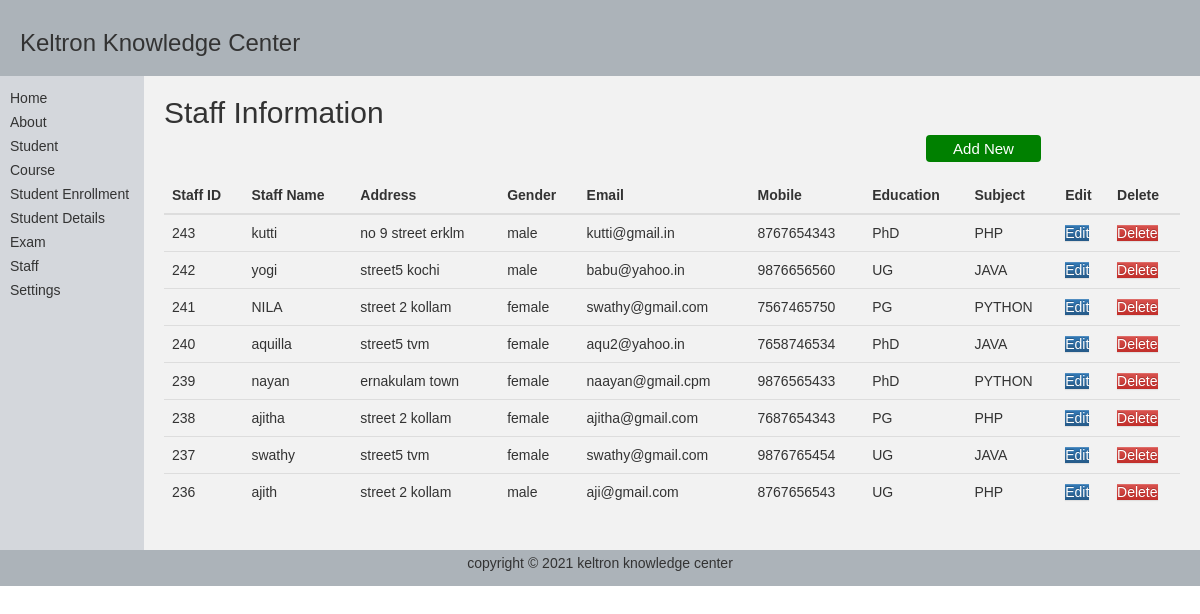
The app's page /views/staff_details/staff_View_All.php with its own data.
### tables this page shows
CREATE TABLE `tbl_staff_details` (
  `staff_id` int(7) NOT NULL,
  `staff_name` varchar(10) NOT NULL,
  `address` varchar(50) NOT NULL,
  `gender` varchar(8) NOT NULL,
  `email` varchar(20) NOT NULL,
  `mobile` bigint(10) NOT NULL,
  `education` varchar(20) NOT NULL,
  `subject` varchar(20) NOT NULL
);

### db/DBConnection.class.php (called while the page is built, shortened)
<?php
class DBConnection{
    public static $servername = "localhost";
	public static $username = "root";
	public static $password = "";
	public static $dbase = "KeltronDB";
	static function  getConnect(){
		$connection = new mysqli(self::$servername, self::$username, self::$password,self::$dbase );
		return $connection;
	}
	static function execQery($sql){
		try{
			$result = null;
			$conn = self::getConnect();
			if ($conn->connect_error) {
	  				$result = null;
				}
			else{
					$result = $conn->query($sql);
				}
		}
		catch(Exception $e) {
  			$result = null;
		}
		return $result;
	}
}
?>

### service/staffService.php (called while the page is built, shortened)
 <?php
require_once( ROOT_DIR.'/../db/DBConnection.class.php' );
class StaffService{
function getStaffs(){
	$sql  =  "SELECT * FROM tbl_staff_details ORDER BY staff_id DESC";
	$result = DBConnection::execQery($sql);
	return $result;
}
}
?>

### views/staff_details/staff_View_All.php (the view, shortened to what this page needs)
<?php
    require_once( ROOT_DIR.'/../service/staffService.php' );
?>
<!DOCTYPE html>
<html lang="en">
<head>
<link rel="stylesheet"
      href="http://netdna.bootstrapcdn.com/bootstrap/3.1.0/css/bootstrap.min.css">
<link rel="stylesheet"
     href="http://netdna.bootstrapcdn.com/bootstrap/3.1.0/css/bootstrap-theme.min.css">
</head>
<body style="margin:0px;">
    <table   style="width:100%; border-collapse:collapse; font:14px Arial,sans-serif;">
        <tr>
            <td colspan="3" style="padding:10px 20px; background-color:#acb3b9;">
                <h1 style="font-size:24px;"> Keltron Knowledge Center</h1>
            </td>
        </tr>
        <tr style="height:270px;">
            <td style="width:12%; padding:10px 10px; background-color:#d4d7dc; vertical-align: top;">
                <ul style="list-style:none; padding:0px; line-height:24px;">
                   <?php require_once( ROOT_DIR.'/../views/includes/menu.php' ); ?>
                </ul>
            </td>
            <td style="padding:20px; background-color:#f2f2f2; vertical-align:top;">
                <hh>Staff Information </hh>
                <a href="CreateStaff_details.php"; ><button class=button><span>Add New</span></button></a>
                <table class="table">
                        <thead>
                            <tr>
                                <th>Staff ID</th>
                                <th>Staff Name</th>
                                <th>Address</th>
                                <th>Gender</th>
                                <th>Email</th>
                                <th>Mobile</th>
                                <th>Education</th>
                                <th>Subject</th>
                                <th>Edit</th>
                                <th>Delete</th>
                            </tr>
                        </thead>
                        <tbody>
                <?php
                 $staffservice = new staffservice();
                 $result = $staffservice->getStaffs();
                 if($result != null){
                     if ($result->num_rows > 0) {
                       while($row = $result->fetch_assoc()) {
                            ?>
                            <tr>
                                <td><?php echo $row["staff_id"]; ?></td>
                                <td><?php echo $row["staff_name"]; ?></td>
                                <td><?php echo $row["address"]; ?></td>
                                <td><?php echo $row["gender"]; ?></td>
                                <td><?php echo $row["email"]; ?></td>
                                <td><?php echo $row["mobile"]; ?></td>
                                <td><?php echo $row["education"]; ?></td>
                                <td><?php echo $row["subject"]; ?></td>
                                <td><a class="btn-primary" href='staffEdit.php?staff_id=<?php echo $row['staff_id'];  ?>' >Edit</a></td>
                                <td><a class="btn-danger" href='staffDelete.php?staff_id=<?php echo $row['staff_id'];  ?>' >Delete</a></td>
                            </tr>
                            <?php
                                        }
                                 } else {
                                    ?>
                                        <tr>
                                            <td colspan="10"> No Records Found !</td>
                                        </tr>
                                    <?php
                                 }
                                }else{
                                    ?>
                                    <tr>
                                         <td colspan="10"> Server busy try again later !</td>
                                    </tr>
                                 <?php
                            }
                            ?>
                        </tbody>
                </table>
            </td>
        </tr>
        <tr>
            <td colspan="3" style="padding:5px; background-color:#acb3b9; text-align:center;">
                <p>copyright &copy; <?php echo date("Y"); ?> keltron knowledge center</p>
            </td>
        </tr>
    </table>
</body>
</html>

### views/staff_details/staff_View_All.php (style rules this page uses)
.button { border-radius: 4px; background-color: #008000; border: none; color: #FFFFFF; text-align: center; font-size: 15px; padding: 5px; width: 115px; transition: all 0.5s; cursor: pointer; margin: 5px; margin-left:75%; }
.button span { cursor: pointer; display: inline-block; position: relative; transition: 0.5s; }
.button span:after { content: '\00bb'; position: absolute; opacity: 0; top: 0; right: -20px; transition: 0.5s; }
hh { font-size: 30px; }

### records on screen
tbl_staff_details: staff_id "243", staff_name "kutti", address "no 9 street erklm", gender "male", email "kutti@gmail.in", mobile "8767654343", education "PhD", subject "PHP"
tbl_staff_details: staff_id "242", staff_name "yogi", address "street5 kochi", gender "male", email "babu@yahoo.in", mobile "9876656560", education "UG", subject "JAVA"
tbl_staff_details: staff_id "241", staff_name "NILA", address "street 2 kollam", gender "female", email "swathy@gmail.com", mobile "7567465750", education "PG", subject "PYTHON"
tbl_staff_details: staff_id "240", staff_name "aquilla", address "street5 tvm", gender "female", email "aqu2@yahoo.in", mobile "7658746534", education "PhD", subject "JAVA"
tbl_staff_details: staff_id "239", staff_name "nayan", address "ernakulam town", gender "female", email "naayan@gmail.cpm", mobile "9876565433", education "PhD", subject "PYTHON"
tbl_staff_details: staff_id "238", staff_name "ajitha", address "street 2 kollam", gender "female", email "ajitha@gmail.com", mobile "7687654343", education "PG", subject "PHP"
tbl_staff_details: staff_id "237", staff_name "swathy", address "street5 tvm", gender "female", email "swathy@gmail.com", mobile "9876765454", education "UG", subject "JAVA"
tbl_staff_details: staff_id "236", staff_name "ajith", address "street 2 kollam", gender "male", email "aji@gmail.com", mobile "8767656543", education "UG", subject "PHP"
